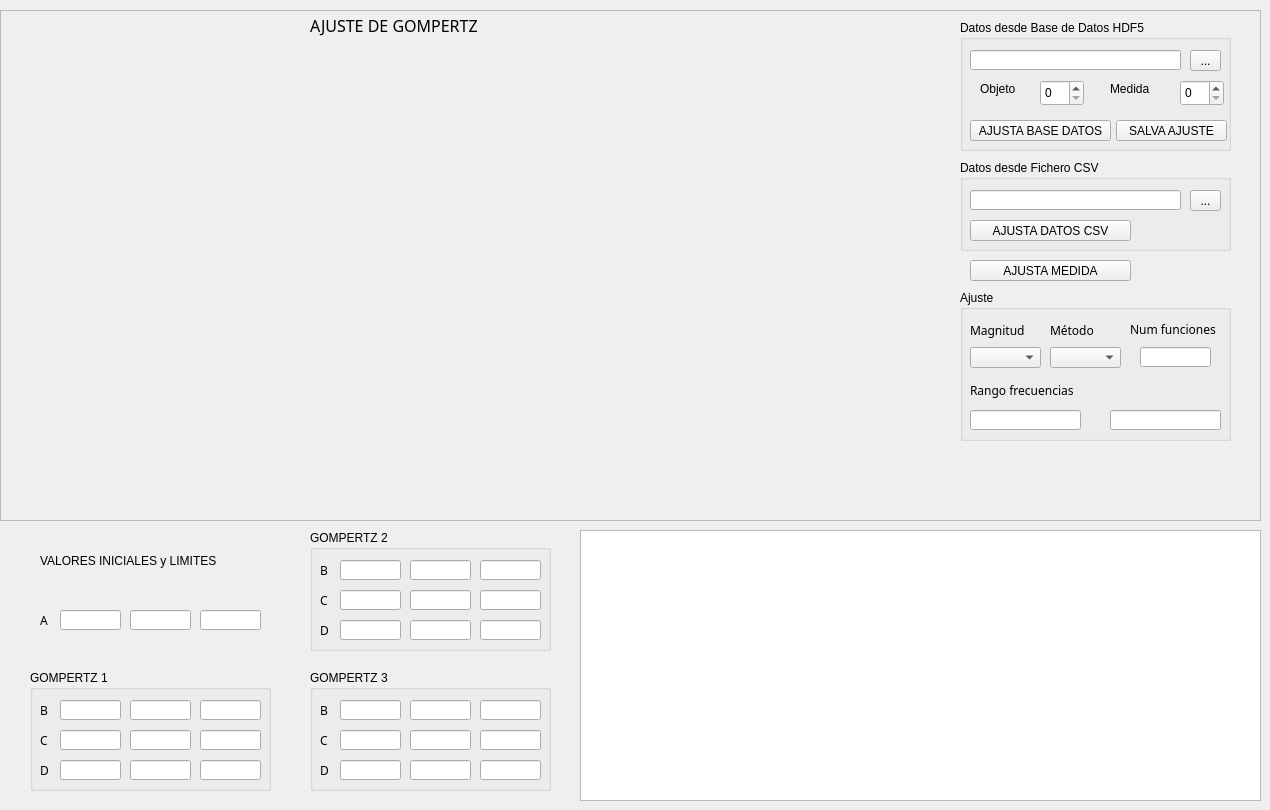
         <widget class="QWidget" name="fit">
          <attribute name="title">
           <string>AJUSTE</string>
          </attribute>
          <widget class="QFrame" name="frame_5">
           <property name="geometry">
            <rect>
             <x>0</x>
             <y>10</y>
             <width>1261</width>
             <height>511</height>
            </rect>
           </property>
           <property name="frameShape">
            <enum>QFrame::StyledPanel</enum>
           </property>
           <property name="frameShadow">
            <enum>QFrame::Raised</enum>
           </property>
           <widget class="QWidget" name="verticalLayoutWidget_3">
            <property name="geometry">
             <rect>
              <x>10</x>
              <y>20</y>
              <width>921</width>
              <height>481</height>
             </rect>
            </property>
            <layout class="QVBoxLayout" name="mpl_3"/>
           </widget>
           <widget class="QLabel" name="label_5">
            <property name="geometry">
             <rect>
              <x>310</x>
              <y>0</y>
              <width>191</width>
              <height>31</height>
             </rect>
            </property>
            <property name="font">
             <font>
              <family>Courier 10 Pitch</family>
              <pointsize>12</pointsize>
              <weight>50</weight>
              <bold>false</bold>
             </font>
            </property>
            <property name="text">
             <string>AJUSTE DE GOMPERTZ</string>
            </property>
           </widget>
           <widget class="QPushButton" name="AJUSTA">
            <property name="geometry">
             <rect>
              <x>970</x>
              <y>250</y>
              <width>161</width>
              <height>21</height>
             </rect>
            </property>
            <property name="text">
             <string>AJUSTA MEDIDA</string>
            </property>
           </widget>
           <widget class="QGroupBox" name="groupBox_16">
            <property name="geometry">
             <rect>
              <x>960</x>
              <y>280</y>
              <width>271</width>
              <height>151</height>
             </rect>
            </property>
            <property name="title">
             <string>Ajuste</string>
            </property>
            <widget class="QComboBox" name="comboBox_mag_fit">
             <property name="geometry">
              <rect>
               <x>10</x>
               <y>57</y>
               <width>71</width>
               <height>21</height>
              </rect>
             </property>
             <property name="maxVisibleItems">
              <number>6</number>
             </property>
            </widget>
            <widget class="QLineEdit" name="n_func">
             <property name="geometry">
              <rect>
               <x>180</x>
               <y>57</y>
               <width>71</width>
               <height>20</height>
              </rect>
             </property>
             <property name="readOnly">
              <bool>false</bool>
             </property>
            </widget>
            <widget class="QLabel" name="label_35">
             <property name="geometry">
              <rect>
               <x>90</x>
               <y>30</y>
               <width>111</width>
               <height>21</height>
              </rect>
             </property>
             <property name="font">
              <font>
               <family>Courier 10 Pitch</family>
               <pointsize>9</pointsize>
              </font>
             </property>
             <property name="text">
              <string>Método </string>
             </property>
            </widget>
            <widget class="QLabel" name="label_31">
             <property name="geometry">
              <rect>
               <x>170</x>
               <y>29</y>
               <width>101</width>
               <height>20</height>
              </rect>
             </property>
             <property name="font">
              <font>
               <family>Courier 10 Pitch</family>
               <pointsize>9</pointsize>
              </font>
             </property>
             <property name="text">
              <string>Num funciones</string>
             </property>
            </widget>
            <widget class="QLabel" name="label_22">
             <property name="geometry">
              <rect>
               <x>10</x>
               <y>30</y>
               <width>111</width>
               <height>20</height>
              </rect>
             </property>
             <property name="font">
              <font>
               <family>Courier 10 Pitch</family>
               <pointsize>9</pointsize>
              </font>
             </property>
             <property name="text">
              <string>Magnitud </string>
             </property>
            </widget>
            <widget class="QComboBox" name="comboBox_fit_alg">
             <property name="geometry">
              <rect>
               <x>90</x>
               <y>57</y>
               <width>71</width>
               <height>21</height>
              </rect>
             </property>
            </widget>
            <widget class="QLabel" name="label_27">
             <property name="geometry">
              <rect>
               <x>10</x>
               <y>90</y>
               <width>191</width>
               <height>21</height>
              </rect>
             </property>
             <property name="font">
              <font>
               <family>Courier 10 Pitch</family>
               <pointsize>9</pointsize>
              </font>
             </property>
             <property name="text">
              <string>Rango frecuencias</string>
             </property>
            </widget>
            <widget class="QLineEdit" name="f_high">
             <property name="geometry">
              <rect>
               <x>150</x>
               <y>120</y>
               <width>111</width>
               <height>20</height>
              </rect>
             </property>
             <property name="readOnly">
              <bool>false</bool>
             </property>
            </widget>
            <widget class="QLineEdit" name="f_low">
             <property name="geometry">
              <rect>
               <x>10</x>
               <y>120</y>
               <width>111</width>
               <height>20</height>
              </rect>
             </property>
             <property name="readOnly">
              <bool>false</bool>
             </property>
            </widget>
           </widget>
           <widget class="QLabel" name="label_7">
            <property name="geometry">
             <rect>
              <x>970</x>
              <y>440</y>
              <width>251</width>
              <height>51</height>
             </rect>
            </property>
            <property name="text">
             <string/>
            </property>
            <property name="pixmap">
             <pixmap>../.designer/backup/ecuacion_gompertz.gif</pixmap>
            </property>
            <property name="scaledContents">
             <bool>true</bool>
            </property>
           </widget>
           <widget class="QGroupBox" name="groupBox_10">
            <property name="geometry">
             <rect>
              <x>960</x>
              <y>150</y>
              <width>271</width>
              <height>91</height>
             </rect>
            </property>
            <property name="title">
             <string>Datos desde Fichero CSV</string>
            </property>
            <widget class="QLineEdit" name="load_path_3">
             <property name="geometry">
              <rect>
               <x>10</x>
               <y>30</y>
               <width>211</width>
               <height>20</height>
              </rect>
             </property>
             <property name="readOnly">
              <bool>false</bool>
             </property>
            </widget>
            <widget class="QPushButton" name="LOAD_fit_data">
             <property name="geometry">
              <rect>
               <x>10</x>
               <y>60</y>
               <width>161</width>
               <height>21</height>
              </rect>
             </property>
             <property name="text">
              <string>AJUSTA DATOS CSV</string>
             </property>
            </widget>
            <widget class="QToolButton" name="toolButton_load_3">
             <property name="geometry">
              <rect>
               <x>230</x>
               <y>30</y>
               <width>31</width>
               <height>21</height>
              </rect>
             </property>
             <property name="text">
              <string>...</string>
             </property>
            </widget>
           </widget>
           <widget class="QGroupBox" name="groupBox_17">
            <property name="geometry">
             <rect>
              <x>960</x>
              <y>10</y>
              <width>271</width>
              <height>131</height>
             </rect>
            </property>
            <property name="title">
             <string>Datos desde Base de Datos HDF5</string>
            </property>
            <widget class="QLineEdit" name="load_path_4">
             <property name="geometry">
              <rect>
               <x>10</x>
               <y>30</y>
               <width>211</width>
               <height>20</height>
              </rect>
             </property>
             <property name="readOnly">
              <bool>false</bool>
             </property>
            </widget>
            <widget class="QToolButton" name="toolButton_load_4">
             <property name="geometry">
              <rect>
               <x>230</x>
               <y>30</y>
               <width>31</width>
               <height>21</height>
              </rect>
             </property>
             <property name="text">
              <string>...</string>
             </property>
            </widget>
            <widget class="QSpinBox" name="spinBox_pollo">
             <property name="geometry">
              <rect>
               <x>80</x>
               <y>60</y>
               <width>44</width>
               <height>26</height>
              </rect>
             </property>
            </widget>
            <widget class="QLabel" name="label_8">
             <property name="geometry">
              <rect>
               <x>20</x>
               <y>60</y>
               <width>67</width>
               <height>17</height>
              </rect>
             </property>
             <property name="text">
              <string>Objeto</string>
             </property>
            </widget>
            <widget class="QLabel" name="label_9">
             <property name="geometry">
              <rect>
               <x>150</x>
               <y>60</y>
               <width>67</width>
               <height>17</height>
              </rect>
             </property>
             <property name="text">
              <string>Medida</string>
             </property>
            </widget>
            <widget class="QSpinBox" name="spinBox_medida">
             <property name="geometry">
              <rect>
               <x>220</x>
               <y>60</y>
               <width>44</width>
               <height>26</height>
              </rect>
             </property>
            </widget>
            <widget class="QPushButton" name="LOAD_fit_data_2">
             <property name="geometry">
              <rect>
               <x>10</x>
               <y>100</y>
               <width>141</width>
               <height>21</height>
              </rect>
             </property>
             <property name="font">
              <font>
               <family>MS Shell Dlg 2</family>
               <pointsize>9</pointsize>
              </font>
             </property>
             <property name="text">
              <string>AJUSTA BASE DATOS</string>
             </property>
            </widget>
            <widget class="QPushButton" name="SAVE_fit">
             <property name="geometry">
              <rect>
               <x>156</x>
               <y>100</y>
               <width>111</width>
               <height>21</height>
              </rect>
             </property>
             <property name="font">
              <font>
               <family>MS Shell Dlg 2</family>
               <pointsize>9</pointsize>
              </font>
             </property>
             <property name="text">
              <string>SALVA AJUSTE</string>
             </property>
            </widget>
           </widget>
          </widget>
          <widget class="QGroupBox" name="groupBox_11">
           <property name="geometry">
            <rect>
             <x>30</x>
             <y>670</y>
             <width>241</width>
             <height>121</height>
            </rect>
           </property>
           <property name="title">
            <string>GOMPERTZ 1</string>
           </property>
           <widget class="QLabel" name="label_24">
            <property name="geometry">
             <rect>
              <x>10</x>
              <y>30</y>
              <width>31</width>
              <height>20</height>
             </rect>
            </property>
            <property name="font">
             <font>
              <family>Courier 10 Pitch</family>
              <pointsize>9</pointsize>
             </font>
            </property>
            <property name="text">
             <string>B</string>
            </property>
           </widget>
           <widget class="QLineEdit" name="param_B1">
            <property name="geometry">
             <rect>
              <x>100</x>
              <y>30</y>
              <width>61</width>
              <height>20</height>
             </rect>
            </property>
            <property name="readOnly">
             <bool>false</bool>
            </property>
           </widget>
           <widget class="QLabel" name="label_25">
            <property name="geometry">
             <rect>
              <x>10</x>
              <y>60</y>
              <width>31</width>
              <height>20</height>
             </rect>
            </property>
            <property name="font">
             <font>
              <family>Courier 10 Pitch</family>
              <pointsize>9</pointsize>
             </font>
            </property>
            <property name="text">
             <string>C</string>
            </property>
           </widget>
           <widget class="QLineEdit" name="param_C1">
            <property name="geometry">
             <rect>
              <x>100</x>
              <y>60</y>
              <width>61</width>
              <height>20</height>
             </rect>
            </property>
            <property name="readOnly">
             <bool>false</bool>
            </property>
           </widget>
           <widget class="QLineEdit" name="param_D1">
            <property name="geometry">
             <rect>
              <x>100</x>
              <y>90</y>
              <width>61</width>
              <height>20</height>
             </rect>
            </property>
            <property name="readOnly">
             <bool>false</bool>
            </property>
           </widget>
           <widget class="QLabel" name="label_26">
            <property name="geometry">
             <rect>
              <x>10</x>
              <y>90</y>
              <width>31</width>
              <height>20</height>
             </rect>
            </property>
            <property name="font">
             <font>
              <family>Courier 10 Pitch</family>
              <pointsize>9</pointsize>
             </font>
            </property>
            <property name="text">
             <string>D</string>
            </property>
           </widget>
           <widget class="QLineEdit" name="param_C1_L">
            <property name="geometry">
             <rect>
              <x>30</x>
              <y>60</y>
              <width>61</width>
              <height>20</height>
             </rect>
            </property>
            <property name="readOnly">
             <bool>false</bool>
            </property>
           </widget>
           <widget class="QLineEdit" name="param_D1_L">
            <property name="geometry">
             <rect>
              <x>30</x>
              <y>90</y>
              <width>61</width>
              <height>20</height>
             </rect>
            </property>
            <property name="readOnly">
             <bool>false</bool>
            </property>
           </widget>
           <widget class="QLineEdit" name="param_B1_L">
            <property name="geometry">
             <rect>
              <x>30</x>
              <y>30</y>
              <width>61</width>
              <height>20</height>
             </rect>
            </property>
            <property name="readOnly">
             <bool>false</bool>
            </property>
           </widget>
           <widget class="QLineEdit" name="param_B1_H">
            <property name="geometry">
             <rect>
              <x>170</x>
              <y>30</y>
              <width>61</width>
              <height>20</height>
             </rect>
            </property>
            <property name="readOnly">
             <bool>false</bool>
            </property>
           </widget>
           <widget class="QLineEdit" name="param_D1_H">
            <property name="geometry">
             <rect>
              <x>170</x>
              <y>90</y>
              <width>61</width>
              <height>20</height>
             </rect>
            </property>
            <property name="readOnly">
             <bool>false</bool>
            </property>
           </widget>
           <widget class="QLineEdit" name="param_C1_H">
            <property name="geometry">
             <rect>
              <x>170</x>
              <y>60</y>
              <width>61</width>
              <height>20</height>
             </rect>
            </property>
            <property name="readOnly">
             <bool>false</bool>
            </property>
           </widget>
          </widget>
          <widget class="QGroupBox" name="groupBox_15">
           <property name="geometry">
            <rect>
             <x>310</x>
             <y>670</y>
             <width>241</width>
             <height>121</height>
            </rect>
           </property>
           <property name="title">
            <string>GOMPERTZ 3</string>
           </property>
           <widget class="QLabel" name="label_32">
            <property name="geometry">
             <rect>
              <x>10</x>
              <y>30</y>
              <width>21</width>
              <height>20</height>
             </rect>
            </property>
            <property name="font">
             <font>
              <family>Courier 10 Pitch</family>
              <pointsize>9</pointsize>
             </font>
            </property>
            <property name="text">
             <string>B</string>
            </property>
           </widget>
           <widget class="QLineEdit" name="param_B3">
            <property name="geometry">
             <rect>
              <x>100</x>
              <y>30</y>
              <width>61</width>
              <height>20</height>
             </rect>
            </property>
            <property name="readOnly">
             <bool>false</bool>
            </property>
           </widget>
           <widget class="QLabel" name="label_33">
            <property name="geometry">
             <rect>
              <x>10</x>
              <y>60</y>
              <width>31</width>
              <height>20</height>
             </rect>
            </property>
            <property name="font">
             <font>
              <family>Courier 10 Pitch</family>
              <pointsize>9</pointsize>
             </font>
            </property>
            <property name="text">
             <string>C</string>
            </property>
           </widget>
           <widget class="QLineEdit" name="param_C3">
            <property name="geometry">
             <rect>
              <x>100</x>
              <y>60</y>
              <width>61</width>
              <height>20</height>
             </rect>
            </property>
            <property name="readOnly">
             <bool>false</bool>
            </property>
           </widget>
           <widget class="QLineEdit" name="param_D3">
            <property name="geometry">
             <rect>
              <x>100</x>
              <y>90</y>
              <width>61</width>
              <height>20</height>
             </rect>
            </property>
            <property name="readOnly">
             <bool>false</bool>
            </property>
           </widget>
           <widget class="QLabel" name="label_34">
            <property name="geometry">
             <rect>
              <x>10</x>
              <y>90</y>
              <width>31</width>
              <height>20</height>
             </rect>
            </property>
            <property name="font">
             <font>
              <family>Courier 10 Pitch</family>
              <pointsize>9</pointsize>
             </font>
            </property>
            <property name="text">
             <string>D</string>
            </property>
           </widget>
           <widget class="QLineEdit" name="param_B3_L">
            <property name="geometry">
             <rect>
              <x>30</x>
              <y>30</y>
              <width>61</width>
              <height>20</height>
             </rect>
            </property>
            <property name="readOnly">
             <bool>false</bool>
            </property>
           </widget>
           <widget class="QLineEdit" name="param_B3_H">
            <property name="geometry">
             <rect>
              <x>170</x>
              <y>30</y>
              <width>61</width>
              <height>20</height>
             </rect>
            </property>
            <property name="readOnly">
             <bool>false</bool>
            </property>
           </widget>
           <widget class="QLineEdit" name="param_C3_H">
            <property name="geometry">
             <rect>
              <x>170</x>
              <y>60</y>
              <width>61</width>
              <height>20</height>
             </rect>
            </property>
            <property name="readOnly">
             <bool>false</bool>
            </property>
           </widget>
           <widget class="QLineEdit" name="param_C3_L">
            <property name="geometry">
             <rect>
              <x>30</x>
              <y>60</y>
              <width>61</width>
              <height>20</height>
             </rect>
            </property>
            <property name="readOnly">
             <bool>false</bool>
            </property>
           </widget>
           <widget class="QLineEdit" name="param_D3_H">
            <property name="geometry">
             <rect>
              <x>170</x>
              <y>90</y>
              <width>61</width>
              <height>20</height>
             </rect>
            </property>
            <property name="readOnly">
             <bool>false</bool>
            </property>
           </widget>
           <widget class="QLineEdit" name="param_D3_L">
            <property name="geometry">
             <rect>
              <x>30</x>
              <y>90</y>
              <width>61</width>
              <height>20</height>
             </rect>
            </property>
            <property name="readOnly">
             <bool>false</bool>
            </property>
           </widget>
          </widget>
          <widget class="QTextBrowser" name="textBrowser_3">
           <property name="geometry">
            <rect>
             <x>580</x>
             <y>530</y>
             <width>681</width>
             <height>271</height>
            </rect>
           </property>
          </widget>
          <widget class="QLabel" name="label_6">
           <property name="geometry">
            <rect>
             <x>40</x>
             <y>540</y>
             <width>231</width>
             <height>41</height>
            </rect>
           </property>
           <property name="text">
            <string>VALORES INICIALES y LIMITES</string>
           </property>
          </widget>
          <widget class="QGroupBox" name="groupBox_12">
           <property name="geometry">
            <rect>
             <x>310</x>
             <y>530</y>
             <width>241</width>
             <height>121</height>
            </rect>
           </property>
           <property name="title">
            <string>GOMPERTZ 2</string>
           </property>
           <widget class="QLabel" name="label_28">
            <property name="geometry">
             <rect>
              <x>10</x>
              <y>30</y>
              <width>21</width>
              <height>20</height>
             </rect>
            </property>
            <property name="font">
             <font>
              <family>Courier 10 Pitch</family>
              <pointsize>9</pointsize>
             </font>
            </property>
            <property name="text">
             <string>B</string>
            </property>
           </widget>
           <widget class="QLineEdit" name="param_B2">
            <property name="geometry">
             <rect>
              <x>100</x>
              <y>30</y>
              <width>61</width>
              <height>20</height>
             </rect>
            </property>
            <property name="readOnly">
             <bool>false</bool>
            </property>
           </widget>
           <widget class="QLabel" name="label_29">
            <property name="geometry">
             <rect>
              <x>10</x>
              <y>60</y>
              <width>21</width>
              <height>20</height>
             </rect>
            </property>
            <property name="font">
             <font>
              <family>Courier 10 Pitch</family>
              <pointsize>9</pointsize>
             </font>
            </property>
            <property name="text">
             <string>C</string>
            </property>
           </widget>
           <widget class="QLineEdit" name="param_C2">
            <property name="geometry">
             <rect>
              <x>100</x>
              <y>60</y>
              <width>61</width>
              <height>20</height>
             </rect>
            </property>
            <property name="readOnly">
             <bool>false</bool>
            </property>
           </widget>
           <widget class="QLineEdit" name="param_D2">
            <property name="geometry">
             <rect>
              <x>100</x>
              <y>90</y>
              <width>61</width>
              <height>20</height>
             </rect>
            </property>
            <property name="readOnly">
             <bool>false</bool>
            </property>
           </widget>
           <widget class="QLabel" name="label_30">
            <property name="geometry">
             <rect>
              <x>10</x>
              <y>90</y>
              <width>21</width>
              <height>20</height>
             </rect>
            </property>
            <property name="font">
             <font>
              <family>Courier 10 Pitch</family>
              <pointsize>9</pointsize>
             </font>
            </property>
            <property name="text">
             <string>D</string>
            </property>
           </widget>
           <widget class="QLineEdit" name="param_C2_L">
            <property name="geometry">
             <rect>
              <x>30</x>
              <y>60</y>
              <width>61</width>
              <height>20</height>
             </rect>
            </property>
            <property name="readOnly">
             <bool>false</bool>
            </property>
           </widget>
           <widget class="QLineEdit" name="param_B2_L">
            <property name="geometry">
             <rect>
              <x>30</x>
              <y>30</y>
              <width>61</width>
              <height>20</height>
             </rect>
            </property>
            <property name="readOnly">
             <bool>false</bool>
            </property>
           </widget>
           <widget class="QLineEdit" name="param_D2_L">
            <property name="geometry">
             <rect>
              <x>30</x>
              <y>90</y>
              <width>61</width>
              <height>20</height>
             </rect>
            </property>
            <property name="readOnly">
             <bool>false</bool>
            </property>
           </widget>
           <widget class="QLineEdit" name="param_B2_H">
            <property name="geometry">
             <rect>
              <x>170</x>
              <y>30</y>
              <width>61</width>
              <height>20</height>
             </rect>
            </property>
            <property name="readOnly">
             <bool>false</bool>
            </property>
           </widget>
           <widget class="QLineEdit" name="param_D2_H">
            <property name="geometry">
             <rect>
              <x>170</x>
              <y>90</y>
              <width>61</width>
              <height>20</height>
             </rect>
            </property>
            <property name="readOnly">
             <bool>false</bool>
            </property>
           </widget>
           <widget class="QLineEdit" name="param_C2_H">
            <property name="geometry">
             <rect>
              <x>170</x>
              <y>60</y>
              <width>61</width>
              <height>20</height>
             </rect>
            </property>
            <property name="readOnly">
             <bool>false</bool>
            </property>
           </widget>
          </widget>
          <widget class="QLabel" name="label_23">
           <property name="geometry">
            <rect>
             <x>40</x>
             <y>610</y>
             <width>31</width>
             <height>20</height>
            </rect>
           </property>
           <property name="font">
            <font>
             <family>Courier 10 Pitch</family>
             <pointsize>9</pointsize>
            </font>
           </property>
           <property name="text">
            <string>A</string>
           </property>
          </widget>
          <widget class="QLineEdit" name="param_A1">
           <property name="geometry">
            <rect>
             <x>130</x>
             <y>610</y>
             <width>61</width>
             <height>20</height>
            </rect>
           </property>
           <property name="readOnly">
            <bool>false</bool>
           </property>
          </widget>
          <widget class="QLineEdit" name="param_A1_H">
           <property name="geometry">
            <rect>
             <x>200</x>
             <y>610</y>
             <width>61</width>
             <height>20</height>
            </rect>
           </property>
           <property name="readOnly">
            <bool>false</bool>
           </property>
          </widget>
          <widget class="QLineEdit" name="param_A1_L">
           <property name="geometry">
            <rect>
             <x>60</x>
             <y>610</y>
             <width>61</width>
             <height>20</height>
            </rect>
           </property>
           <property name="readOnly">
            <bool>false</bool>
           </property>
          </widget>
         </widget>
